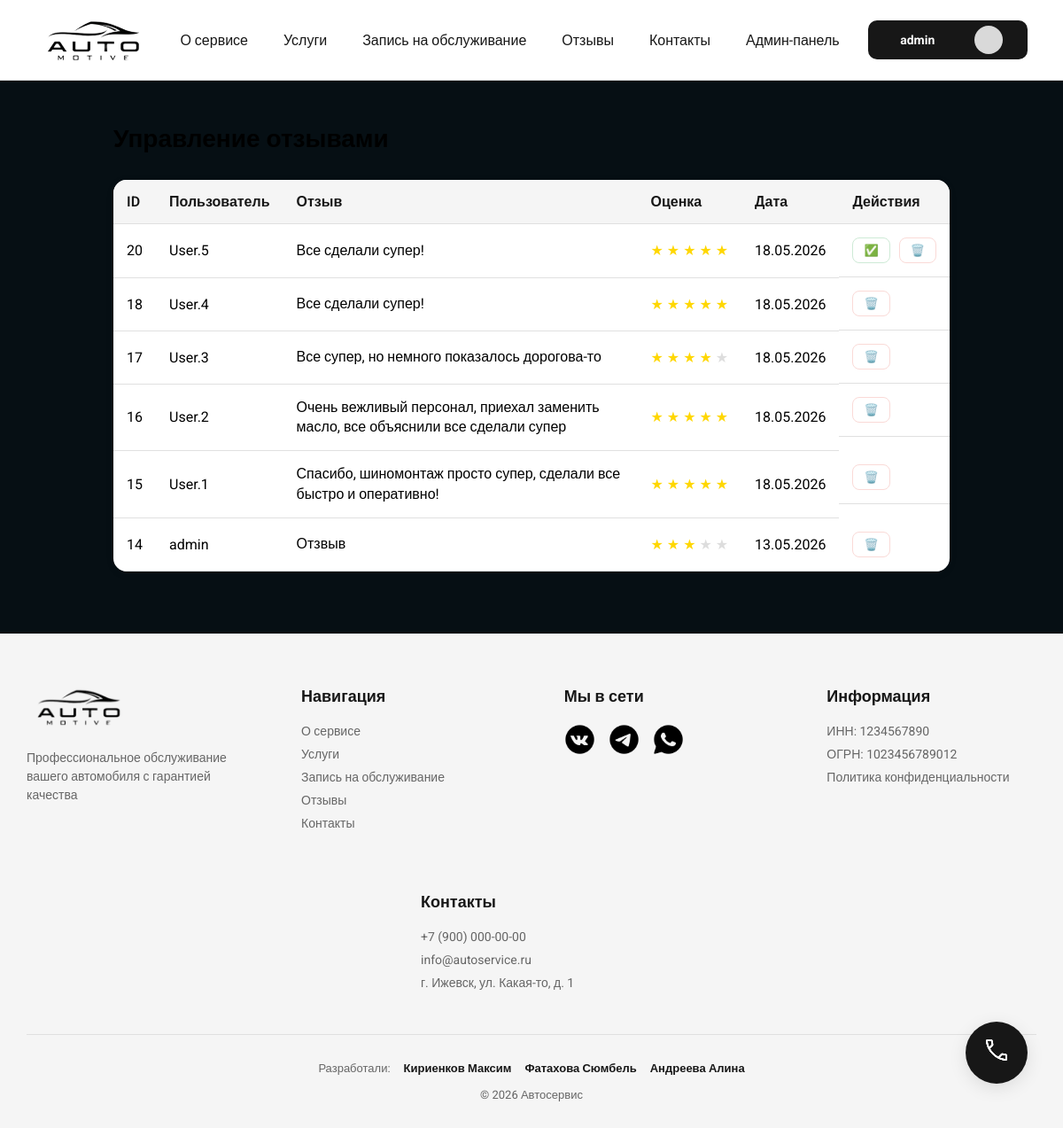
The app's page /admin/reviews (signed in) with its own data.
### tables this page shows
CREATE TABLE `reviews` (
  `id` int NOT NULL,
  `login` varchar(64) NOT NULL,
  `text` varchar(256) NOT NULL,
  `rating` varchar(16) NOT NULL,
  `is_approved` varchar(32) NOT NULL,
  `created` timestamp NOT NULL
);

### core/Controller.php (called while the page is built, shortened)
<?php
class Controller
{
    protected function render($view, $data = [])
    {
        $data['auth_user'] = $_SESSION['user'] ?? null;
        extract($data);
        require_once __DIR__ . '/../views/' . $view . '.php';
        require_once __DIR__ . '/../views/layouts/main.php';
    }
}

### controllers/AdminReviewsController.php (called while the page is built, shortened)
<?
require_once __DIR__ . '/../core/Controller.php';
class AdminReviewsController extends Controller
{
    public function adminReviews()
    {
        global $pdo;
        $page = isset($_GET['page']) ? (int)$_GET['page'] : 1;
        $limit = 10;
        $offset = ($page - 1) * $limit;
        $totalStmt = $pdo->query("SELECT COUNT(*) FROM reviews WHERE is_approved IN (0, 1)");
        $total = $totalStmt->fetchColumn();
        $totalPages = ceil($total / $limit);
        $stmt = $pdo->prepare("SELECT * FROM reviews WHERE is_approved IN (0, 1) ORDER BY created DESC LIMIT $limit OFFSET $offset");
        $stmt->execute();
        $reviews = $stmt->fetchAll(PDO::FETCH_ASSOC);
        $this->render('admin/reviews_edit', [
            'title' => 'Управление отзывами',
            'reviews' => $reviews,
            'page' => $page,
            'totalPages' => $totalPages
        ]);
    }
}

### index.php (called while the page is built, shortened)
<?php
require_once 'Router.php';
$listRoute = require_once __DIR__ . '/config/route.php';
$router = new Router();
$router->add($listRoute);
$router->dispatch();

### views/admin/reviews_edit.php (the view, shortened to what this page needs)
<div class="admin-panel">
    <h1>Управление отзывами</h1>
    <table class="admin-table">
        <thead>
            <tr>
                <th>ID</th>
                <th>Пользователь</th>
                <th>Отзыв</th>
                <th>Оценка</th>
                <th>Дата</th>
                <th>Действия</th>
            </tr>
        </thead>
        <tbody>
            <? if (!empty($reviews)) { ?>
                <? foreach ($reviews as $review) { ?>
                    <tr class="<?= $review['is_approved'] == 0 ? 'review-pending' : '' ?>">
                        <td><?= htmlspecialchars($review['id']) ?></td>
                        <td><?= htmlspecialchars($review['login']) ?></td>
                        <td class="review-text-full"><?= nl2br(htmlspecialchars($review['text'])) ?></td>
                        <td class="review-stars-admin">
                            <? for ($i = 1; $i <= 5; $i++) { ?>
                                <span class="<?= $i <= $review['rating'] ? 'star-full' : 'star-empty' ?>">★</span>
                            <? } ?>
                        </td>
                        <td><?= date('d.m.Y', strtotime($review['created'])) ?></td>
                        <td class="actions">
                            <? if ($review['is_approved'] == 0) { ?>
                                <form action="/admin/reviews/approve/<?= $review['id'] ?>" method="POST" class="inline-form">
                                    <button type="submit" class="btn-approve" title="Одобрить">✅</button>
                                </form>
                                <form action="/admin/reviews/delete/<?= $review['id'] ?>" method="POST" onsubmit="return confirm('Точно удалить отзыв?')" class="inline-form">
                                    <button type="submit" class="btn-delete" title="Удалить">🗑️</button>
                                </form>
                            <? } else { ?>
                                <form action="/admin/reviews/delete/<?= $review['id'] ?>" method="POST" onsubmit="return confirm('Точно удалить отзыв?')" class="inline-form">
                                    <button type="submit" class="btn-delete" title="Удалить">🗑️</button>
                                </form>
                            <? } ?>
                        </td>
                    </tr>
                <? } ?>
            <? } else { ?>
                <tr>
                    <td colspan="6">Нет отзывов</td>
                </tr>
            <? } ?>
        </tbody>
    </table>
</div>

### Router.php (shortened to what this page needs)
<?php
class Router
{
    private $routes = [];
    public function add(array $routesList): void
    {
        foreach ($routesList as $route) {
            $this->routes[] = [
                'method'  => $route[0],
                'path'    => $route[1],
                'handler' => $route[2]
            ];
        }
    }
    public function dispatch(): void
    {
        $method = $_SERVER['REQUEST_METHOD'];
        $uri = parse_url($_SERVER['REQUEST_URI'], PHP_URL_PATH);
        $uri = rtrim($uri, '/');
        foreach ($this->routes as $route) {
            if ($route['method'] !== $method) {
                continue;
            }
            $routePath = rtrim($route['path'], '/');
            $pattern = '#^' . preg_replace('/\{([a-z]+)\}/', '([^/]+)', $routePath) . '$#';
            if (preg_match($pattern, $uri, $matches)) {
                array_shift($matches);
                [$controllerName, $action] = explode('@', $route['handler']);
                $controller = new $controllerName();
                $controller->$action(...$matches);
                return;
            }
        }
        exit;
    }
}

### assets/css/style.css (style rules this page uses)
:root { --bg-color: #FFFFFF; --footer-bg: #F5F5F5; --btn-bg: #171717; --btn-text: #FFFFFF; --btn-light-text: #E0E0E0; --text-main: #171717; --text-muted: #666666; --border-color: #E0E0E0; --card-bg: #F5F5F5; --shadow-color: rgba(0, 0, 0, 0.1); --shadow-hover: rgba(0, 0, 0, 0.25); --link-color: #171717; --link-hover: #171717; --error-bg: #ffeaea; --error-text: #d93025; --error-border: #fadad7; --success-bg: #e6f4ea; --success-text: #1e7e34; --success-border: #ceead6; --star-full: #FFD700; --star-empty: #dddddd; --avatar-bg: #D9D9D9; }
* { box-sizing: border-box; }
html, body { height: 100%; margin: 0; font-family: 'Roboto', sans-serif; background-color: var(--bg-color); }
body { display: flex; flex-direction: column; }
.star-full { color: var(--star-full); }
.star-empty { color: var(--star-empty); }
.admin-panel { padding: 20px 0; }
.admin-panel h1 { margin-bottom: 30px; font-size: 28px; }
.admin-table { width: 100%; border-collapse: collapse; background: var(--bg-color); border-radius: 15px; overflow: hidden; box-shadow: 0 2px 8px var(--shadow-color); }
.admin-table th, .admin-table td { padding: 15px; text-align: left; border-bottom: 1px solid var(--border-color); }
.admin-table th { background: var(--footer-bg); font-weight: 600; color: var(--text-main); }
.actions { display: flex; gap: 10px; align-items: center; flex-wrap: wrap; }
.btn-delete { background: transparent; color: var(--error-text); padding: 6px 12px; border: 1px solid var(--error-border); border-radius: 8px; cursor: pointer; font-size: 13px; transition: all 0.2s ease; }
.btn-approve { background: transparent; color: var(--success-text); padding: 6px 12px; border: 1px solid var(--success-border); border-radius: 8px; cursor: pointer; font-size: 13px; transition: all 0.2s ease; }
.review-text-full { max-width: 400px; word-break: break-word; white-space: normal; line-height: 1.4; }

### assets/css/doc.css (style rules this page uses)
* { margin: 0; padding: 0; }
body { background-color: #060F14; }

### records on screen
reviews: id "20", login "User.5", text "Все сделали супер!", created "18.05.2026"
reviews: id "18", login "User.4", text "Все сделали супер!", created "18.05.2026"
reviews: id "17", login "User.3", text "Все супер, но немного показалось дорогова-то", created "18.05.2026"
reviews: id "16", login "User.2", text "Очень вежливый персонал, приехал заменить масло, все объяснили все сделали супер", created "18.05.2026"
reviews: id "15", login "User.1", text "Спасибо, шиномонтаж просто супер, сделали все быстро и оперативно!", created "18.05.2026"
reviews: id "14", login "admin", text "Отзвыв", created "13.05.2026"
